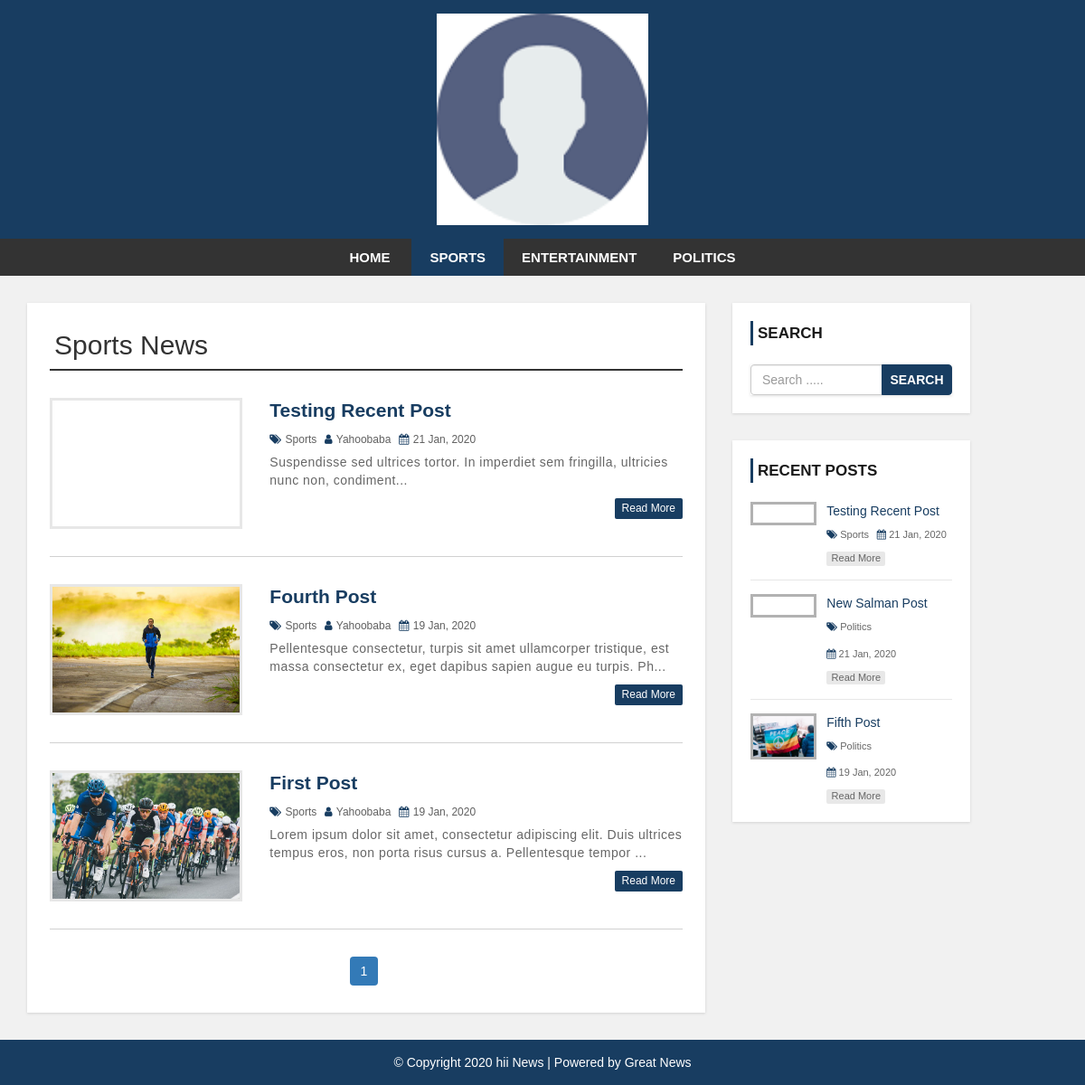
Page /category.php?cid=34 on the committed database.
### tables this page shows
CREATE TABLE `settings` (
  `id` int(11) NOT NULL,
  `websitename` varchar(60) NOT NULL,
  `logo` varchar(50) NOT NULL,
  `footerdesc` varchar(255) NOT NULL
);

CREATE TABLE `category` (
  `category_id` int(11) NOT NULL,
  `category_name` varchar(100) NOT NULL,
  `post` int(11) NOT NULL DEFAULT 0
);

CREATE TABLE `post` (
  `post_id` int(11) NOT NULL,
  `title` varchar(100) NOT NULL,
  `description` text NOT NULL,
  `category` varchar(100) NOT NULL,
  `post_date` varchar(50) NOT NULL,
  `author` int(11) NOT NULL,
  `post_img` varchar(100) NOT NULL
);

CREATE TABLE `user` (
  `user_id` int(10) UNSIGNED NOT NULL,
  `first_name` varchar(30) NOT NULL,
  `last_name` varchar(30) NOT NULL,
  `username` varchar(30) DEFAULT NULL,
  `password` varchar(40) DEFAULT NULL,
  `role` int(11) NOT NULL
);

### config.php (called while the page is built, shortened)
<?php
$hostname = "http://localhost/news-site";
?>

### category.php (the view, shortened to what this page needs)
<?php include 'header.php'; ?>
    <div id="main-content">
      <div class="container">
        <div class="row">
            <div class="col-md-8">
                <div class="post-container">
                  <?php
                  include "config.php";
                  if(isset($_GET['cid'])){
                    $cat_id = $_GET['cid'];
                    $sql1 = "SELECT * FROM category WHERE category_id = {$cat_id}";
                    $result1 = mysqli_query($conn, $sql1) or die("Query Failed.");
                    $row1 = mysqli_fetch_assoc($result1);
                  ?>
                  <h2 class="page-heading"><?php echo $row1['category_name']; ?> News</h2>
                  <?php
                    $limit = 3;
                    if(isset($_GET['page'])){
                      $page = $_GET['page'];
                    }else{
                      $page = 1;
                    }
                    $offset = ($page - 1) * $limit;
                    $sql = "SELECT post.post_id, post.title, post.description,post.post_date,post.author,
                    category.category_name,user.username,post.category,post.post_img FROM post
                    LEFT JOIN category ON post.category = category.category_id
                    LEFT JOIN user ON post.author = user.user_id
                    WHERE post.category = {$cat_id}
                    ORDER BY post.post_id DESC LIMIT {$offset},{$limit}";
                    $result = mysqli_query($conn, $sql) or die("Query Failed.");
                    if(mysqli_num_rows($result) > 0){
                      while($row = mysqli_fetch_assoc($result)) {
                  ?>
                    <div class="post-content">
                        <div class="row">
                            <div class="col-md-4">
                              <a class="post-img" href="single.php?id=<?php echo $row['post_id']; ?>"><img src="admin/upload/<?php echo $row['post_img']; ?>" alt=""/></a>
                            </div>
                            <div class="col-md-8">
                              <div class="inner-content clearfix">
                                  <h3><a href='single.php?id=<?php echo $row['post_id']; ?>'><?php echo $row['title']; ?></a></h3>
                                  <div class="post-information">
                                      <span>
                                          <i class="fa fa-tags" aria-hidden="true"></i>
                                          <a href='category.php?cid=<?php echo $row['category']; ?>'><?php echo $row['category_name']; ?></a>
                                      </span>
                                      <span>
                                          <i class="fa fa-user" aria-hidden="true"></i>
                                          <a href='author.php?aid=<?php echo $row['author']; ?>'><?php echo $row['username']; ?></a>
                                      </span>
                                      <span>
                                          <i class="fa fa-calendar" aria-hidden="true"></i>
                                          <?php echo $row['post_date']; ?>
                                      </span>
                                  </div>
                                  <p class="description">
                                      <?php echo substr($row['description'],0,130) . "..."; ?>
                                  </p>
                                  <a class='read-more pull-right' href='single.php?id=<?php echo $row['post_id']; ?>'>read more</a>
                              </div>
                            </div>
                        </div>
                    </div>
                    <?php
                      }
                    }else{
                      echo "<h2>No Record Found.</h2>";
                    }
                    if(mysqli_num_rows($result1) > 0){
                      $total_records = $row1['post'];
                      $total_page = ceil($total_records / $limit);
                      echo '<ul class="pagination admin-pagination">';
                      for($i = 1; $i <= $total_page; $i++){
                        if($i == $page){
                          $active = "active";
                        }else{
                          $active = "";
                        }
                        echo '<li class="'.$active.'"><a href="category.php?cid='.$cat_id .'&page='.$i.'">'.$i.'</a></li>';
                      }
                      echo '</ul>';
                    }
                  }else{
                    echo "<h2>No Record Found.</h2>";
                  }
                    ?>
                </div>
            </div>
            <?php include 'sidebar.php'; ?>
        </div>
      </div>
    </div>
<?php include 'footer.php'; ?>

### header.php (shortened to what this page needs)
<?php
  include "config.php";
?>
<!DOCTYPE html>
<html lang="en">
<head>
    <link rel="stylesheet" href="css/bootstrap.min.css" />
    <link rel="stylesheet" href="css/font-awesome.css">
    <link rel="stylesheet" href="css/style.css">
</head>
<body>
<div id="header">
    <div class="container">
        <div class="row">
            <div class=" col-md-offset-4 col-md-4">
              <?php
                include "config.php";
                $sql = "SELECT * FROM settings";
                $result = mysqli_query($conn, $sql) or die("Query Failed.");
                if(mysqli_num_rows($result) > 0){
                  while($row = mysqli_fetch_assoc($result)) {
                    if($row['logo'] == ""){
                      echo '<a href="index.php"><h1>'.$row['websitename'].'</h1></a>';
                    }else{
                      echo '<a href="index.php" id="logo"><img src="admin/images/'. $row['logo'] .'"></a>';
                    }
                  }
                }
                ?>
            </div>
        </div>
    </div>
</div>
<div id="menu-bar">
    <div class="container">
        <div class="row">
            <div class="col-md-12">
              <?php
                include "config.php";
                if(isset($_GET['cid'])){
                  $cat_id = $_GET['cid'];
                }
                $sql = "SELECT * FROM category WHERE post > 0";
                $result = mysqli_query($conn, $sql) or die("Query Failed. : Category");
                if(mysqli_num_rows($result) > 0){
                  $active = "";
              ?>
                <ul class='menu'>
                  <li><a href='<?php echo $hostname; ?>'>Home</a></li>
                  <?php while($row = mysqli_fetch_assoc($result)) {
                    if(isset($_GET['cid'])){
                      if($row['category_id'] == $cat_id){
                        $active = "active";
                      }else{
                        $active = "";
                      }
                    }
                    echo "<li><a class='{$active}' href='category.php?cid={$row['category_id']}'>{$row['category_name']}</a></li>";
                  } ?>
                </ul>
                <?php } ?>
            </div>
        </div>
    </div>
</div>

### sidebar.php
<div id="sidebar" class="col-md-3">
    <div class="search-box-container">
        <h4>Search</h4>
        <form class="search-post" action="search.php" method ="GET">
            <div class="input-group">
                <input type="text" name="search" class="form-control" placeholder="Search .....">
                <span class="input-group-btn">
                    <button type="submit" class="btn btn-danger">Search</button>
                </span>
            </div>
        </form>
    </div>
    <div class="recent-post-container">
        <h4>Recent Posts</h4>
        <?php
        include "config.php";
        $limit = 3;
        $sql = "SELECT post.post_id, post.title, post.post_date,
        category.category_name,post.category,post.post_img FROM post
        LEFT JOIN category ON post.category = category.category_id
        ORDER BY post.post_id DESC LIMIT {$limit}";
        $result = mysqli_query($conn, $sql) or die("Query Failed. : Recent Post");
        if(mysqli_num_rows($result) > 0){
          while($row = mysqli_fetch_assoc($result)) {
      ?>
        <div class="recent-post">
            <a class="post-img" href="single.php?id=<?php echo $row['post_id']; ?>">
                <img src="admin/upload/<?php echo $row['post_img']; ?>" alt=""/>
            </a>
            <div class="post-content">
                <h5><a href="single.php?id=<?php echo $row['post_id']; ?>"><?php echo $row['title']; ?></a></h5>
                <span>
                    <i class="fa fa-tags" aria-hidden="true"></i>
                    <a href='category.php?cid=<?php echo $row['category']; ?>'><?php echo $row['category_name']; ?></a>
                </span>
                <span>
                    <i class="fa fa-calendar" aria-hidden="true"></i>
                    <?php echo $row['post_date']; ?>
                </span>
                <a class="read-more" href="single.php?id=<?php echo $row['post_id']; ?>">read more</a>
            </div>
        </div>
    <?php
      }
    }
    ?>
    </div>
</div>

### footer.php
<div id ="footer">
    <div class="container">
        <div class="row">
            <div class="col-md-12">
              <?php
                include "config.php";
                $sql = "SELECT * FROM settings";
                $result = mysqli_query($conn, $sql) or die("Query Failed.");
                if(mysqli_num_rows($result) > 0){
                  while($row = mysqli_fetch_assoc($result)) {
              ?>
                <span><?php echo $row['footerdesc']; ?></span>
              <?php
                }
              }
              ?>
            </div>
        </div>
    </div>
</div>
</body>
</html>

### css/style.css (style rules this page uses)
body { background: #f1f1f1; font-family: sans-serif, arial, Helvetica; }
a, a:hover, a:focus { text-decoration: none; outline: none; }
ul { margin: 0; padding: 0; list-style: none; }
h2.page-heading { margin: 5px 0 30px; padding: 0 5px 10px; border-bottom: 2px solid #333; }
form { background: #fff; padding: 25px; box-shadow: 0 1px 3px rgba(0, 0, 0, 0.13); }
#header { background: #183d61; text-align: center; padding: 15px; }
#logo { display: inline-block; width: 65%; }
#logo img { width: 100%; }
#menu-bar { background: #333; text-align: center; }
#menu-bar .menu>li { display: inline-block; }
.menu>li>a { padding: 10px 20px; display: block; text-transform: uppercase; color: #fff; font-size: 15px; font-weight: 600; transition: all 0.5s ease 0s; }
#menu-bar .menu>li>a:hover, #menu-bar .menu>li>a.active { color: #fff; background: #183d61; }
#main-content { padding: 30px 0; min-height: 750px; }
#main-content .post-container { background-color: #fff; padding: 25px; box-shadow: 0 1px 3px rgba(0, 0, 0, 0.13); }
#main-content .post-content { border-bottom: 1px solid #d1d1d1; padding: 0 0 30px; margin-bottom: 30px; }
#main-content .post-content img { width: 100%; }
#main-content .post-content .post-img { border: 3px solid #e7e7e7; display: block; height: 145px; overflow: hidden; transition: border .3s; }
#main-content .post-content h3 { font-size: 21px; line-height: 28px; font-weight: 600; margin: 0 0 7px; }
#main-content .post-content h3 a { color: #183d61; transition: all 0.3s; }
#main-content .post-content .post-information span { color: #606060; font-size: 12px; text-transform: capitalize; margin: 0 5px 5px 0; display: inline-block; }
#main-content .post-content .post-information i { color: #183d61; margin-right: 1px; }
#main-content .post-content .post-information a { color: #606060; text-decoration: none; }
#main-content .post-content p, #main-content .single-post p { color: #666; font-size: 14px; letter-spacing: 0.5px; margin: 0 0 10px; }
#main-content .post-content a.read-more { color: #fff; background-color: #183d61; font-size: 12px; text-transform: capitalize; padding: 3px 8px; border-radius: 2px; transition: all 0.3s; }
.pagination { display: block; text-align: center; margin: 0; }
.pagination li { display: inline-block; margin: 0 5px 0 0; }
.pagination li a { border: none; background: #183d61; color: #fff; }
i.fa { color: #222; }
#sidebar h4 { color: #1A1A1A; font-size: 17px; line-height: 27px; font-weight: 600; text-transform: uppercase; padding: 0 0 0 5px; margin: 0 0 21px; border-left: 3px solid #183d61; }
#sidebar .search-box-container { background-color: #fff; padding: 20px; margin: 0 0 30px; box-shadow: 0 1px 3px rgba(0, 0, 0, 0.13); }
#sidebar .search-post { padding: 0; }
#sidebar .search-post input { color: #606060; }
#sidebar .search-post .btn { font-weight: 600; text-transform: uppercase; padding: 6px 8px; background-color: #183d61; border-color: #183d61; outline: none; }
#sidebar .recent-post-container { padding: 20px; background: #fff; box-shadow: 0 1px 3px rgba(0, 0, 0, 0.13); }
#sidebar .recent-post { border-bottom: 1px solid #e7e7e7; padding: 0 0 15px; margin: 0 0 15px; }
#sidebar .recent-post:last-child { margin: 0; padding: 0; border: none; }
#sidebar .recent-post .post-img { display: inline-block; width: 33%; border: 3px solid rgba(0, 0, 0, 0.3); vertical-align: top; transition: border .3s; }
#sidebar .recent-post .post-img img { width: 100%; }
#sidebar .recent-post .post-content { width: 65%; display: inline-block; border: none; padding: 0 0 0 7px; margin: 0; }
#sidebar .recent-post h5 { font-size: 14px; line-height: 20px; margin: 0 0 5px; }
#sidebar .recent-post h5 a { color: #183d61; }
#sidebar .recent-post span { color: #666; font-size: 11px; display: inline-block; margin: 0 5px 10px 0; }
#sidebar .recent-post span a { color: #666; }
#sidebar .recent-post span i { color: #183d61; }
#sidebar .recent-post a.read-more { color: #666; background-color: rgba(0, 0, 0, 0.09); width: 65px; font-size: 11px; text-align: center; padding: 0; display: block; transition: all 0.3s; }
#footer { color: #fff; padding: 15px 0; text-align: center; background-color: #183d61; }
#footer a { color: #fff; }

### rows in the picture
settings: logo (picture), footerdesc "© Copyright 2020 hii News | Powered by Great News"
category: category_name "SPORTS", category_name "Sports"
category: category_name "ENTERTAINMENT"
category: category_name "POLITICS"
post: title "Testing Recent Post", category.category_name "Sports", user.username "Yahoobaba", post_date "21 Jan, 2020", description "Suspendisse sed ultrices tortor. In imperdiet sem fringilla, ultricies nunc non, condiment"
post: post_img (picture), title "Fourth Post", category.category_name "Sports", user.username "Yahoobaba", post_date "19 Jan, 2020", description "Pellentesque consectetur, turpis sit amet ullamcorper tristique, est massa consectetur ex, eget dapibus sapien augue eu turpis. Ph"
post: post_img (picture), title "First Post", category.category_name "Sports", user.username "Yahoobaba", post_date "19 Jan, 2020", description "Lorem ipsum dolor sit amet, consectetur adipiscing elit. Duis ultrices tempus eros, non porta risus cursus a. Pellentesque tempor"
post: title "New Salman Post", category.category_name "Politics", post_date "21 Jan, 2020"
post: post_img (picture), title "Fifth Post", category.category_name "Politics", post_date "19 Jan, 2020"
